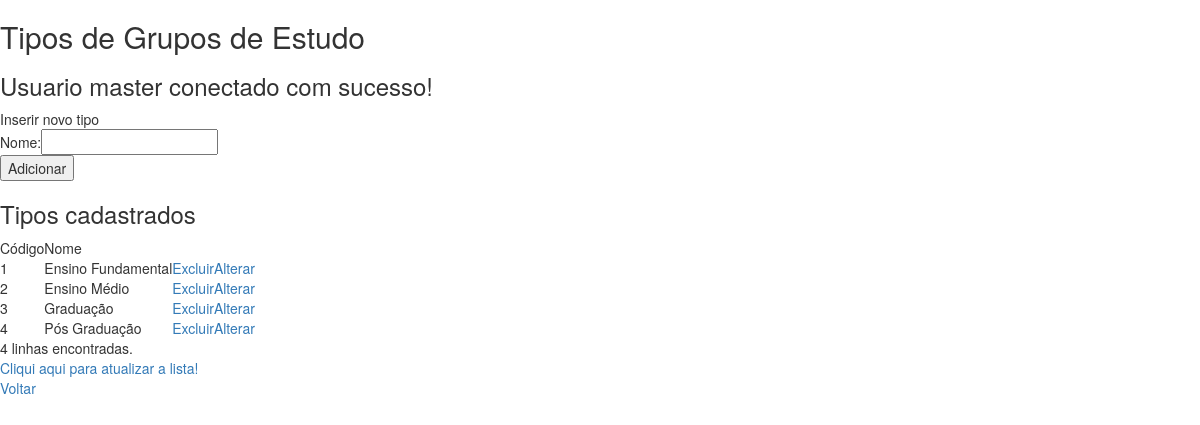
/tipos.php (signed in), run on the app's committed database.
### tables this page shows
CREATE TABLE IF NOT EXISTS `tipos` (
  `cod` int(11) NOT NULL AUTO_INCREMENT,
  `nome` varchar(50) NOT NULL,
  PRIMARY KEY (`cod`),
  UNIQUE KEY `nome` (`nome`)
);

### tipos.php (the view, shortened to what this page needs)
<!DOCTYPE html>
<html lang="en">
	<head>
		<link href="bootstrap-3.3.2/css/bootstrap.min.css" rel="stylesheet">
	</head>
	<body>
		<h2>Tipos de Grupos de Estudo</h2>
		<h3><?php echo "Usuario ".$_SESSION["login"]." conectado com sucesso!"; ?></h3>
		<form action="tipos.php" method="POST">
			<table>
				<tr>
					<td colspan="2">
						<?php
							if(isset($_GET['alterar'])){
								echo "Alterar tipo";
							}else{
								echo "Inserir novo tipo";
							}
						?>
					</td>
				</tr>
				<tr>
					<td>Nome:</td>
					<td>
						<?php
							if(isset($_GET['alterar'])){
								$nome = "";
								$conexao = RetornaConexao();
								$sql = "select nome from tipos where cod = ".$_GET['alterar'];
								$result = mysqli_query($conexao, $sql, $field=0);
								if (!$result){
									die('Erro consultando para alterar registro de tipos no Banco de Dados.');
								}else{
									if (mysqli_num_rows($result) > 0){
										while($row = mysqli_fetch_assoc($result)) {
											$nome = $row["nome"];
										}
									}
								}
								mysqli_close($conexao);
								echo "<input type='text' name='nome' value='".$nome."'  />";
							}else{
								echo "<input type='text' name='nome'/>";
							}
						?>
					</td>
				<tr>
				<tr>
					<td colspan="2">
						<?php
							if(isset($_GET['alterar'])){
								echo "<input type='submit' value='Alterar' name='submit'>";
							}else{
								echo "<input type='submit' value='Adicionar' name='submit'>";
							}
						?>
					</td>
				</tr>
			</table>
		</form>
		<h3>Tipos cadastrados</h3>
		<table>
			<tr>
				<td>Código</td>
				<td>Nome</td>
				<td>&nbsp;</td>
				<td>&nbsp;</td>
			</tr>
			<?php
				$conexao = RetornaConexao();
				$sql = "select cod, nome from tipos";
				$result = mysqli_query($conexao, $sql, $field=0);
				if (!$result){
					die('Erro consultando registro de tipos no Banco de Dados.');
				}else{
					$contador = 0;
					if (mysqli_num_rows($result) > 0){
						while($row = mysqli_fetch_assoc($result)) {
							$cod = $row["cod"];
							$nome = $row["nome"];
							$contador++;
							echo "<tr><td>".$cod."</td><td>".$nome."</td><td><a href='tipos.php?excluir=".$cod."'>Excluir</a></td><td><a href='tipos.php?alterar=".$cod."'>Alterar</a></td></tr>";
						}
					}
					echo "<tr><td colspan='4'>".$contador." linhas encontradas.</td></tr>";
				}
			?>
			<tr>
				<td colspan="3"><a href="tipos.php">Cliqui aqui para atualizar a lista!</a></td>
			</tr>
			<tr>
				<td colspan="3"><a href="index.php">Voltar</a></td>
			</tr>
		</table>
	</body>
</html>

### data on the page
tipos: cod "1", nome "Ensino Fundamental"
tipos: cod "2", nome "Ensino Médio"
tipos: cod "3", nome "Graduação"
tipos: cod "4", nome "Pós Graduação"

### other printed values
$_SESSION["login"] "master"
$contador "4"
